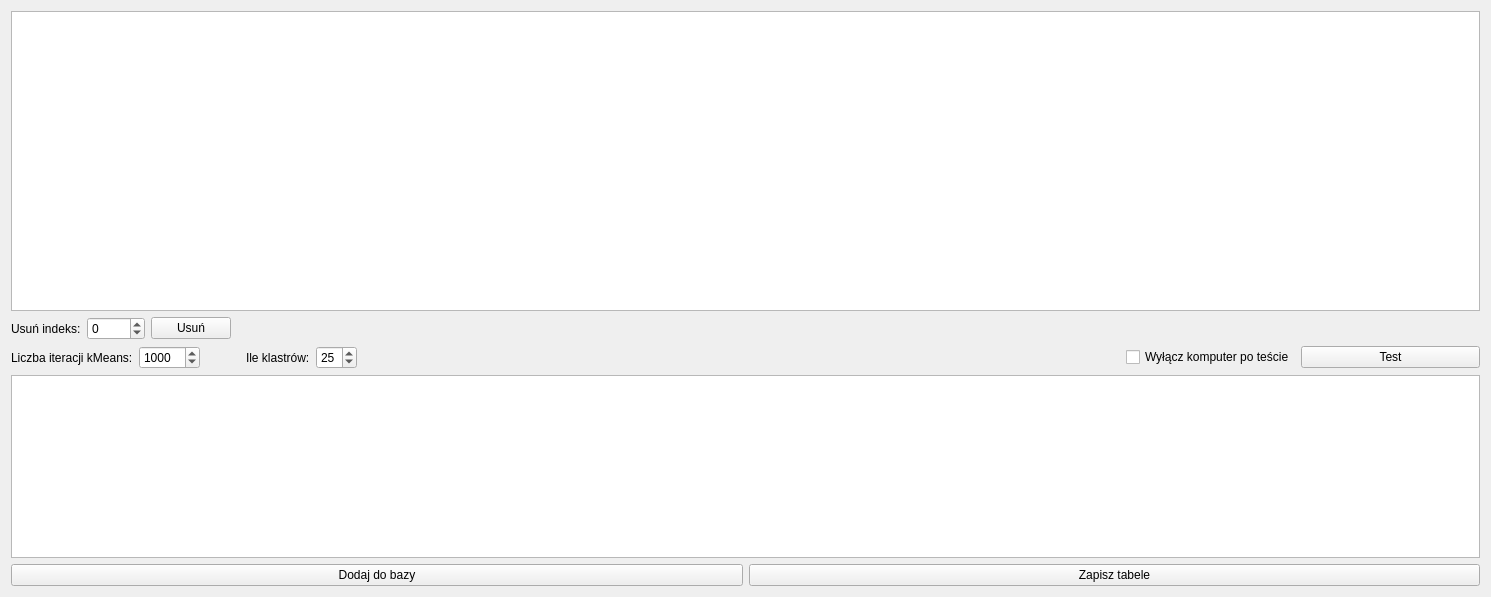
<?xml version="1.0" encoding="UTF-8"?>
<ui version="4.0">
 <class>edycjaBazyWiedzy</class>
 <widget class="QWidget" name="edycjaBazyWiedzy">
  <property name="geometry">
   <rect>
    <x>0</x>
    <y>0</y>
    <width>1491</width>
    <height>597</height>
   </rect>
  </property>
  <property name="windowTitle">
   <string>Edycja bazy wiedzy</string>
  </property>
  <layout class="QGridLayout" name="gridLayout">
   <item row="0" column="0">
    <layout class="QVBoxLayout" name="verticalLayout_2">
     <item>
      <widget class="QTableView" name="tableViewTabelaNauki">
       <property name="sizePolicy">
        <sizepolicy hsizetype="Preferred" vsizetype="Minimum">
         <horstretch>0</horstretch>
         <verstretch>0</verstretch>
        </sizepolicy>
       </property>
       <property name="minimumSize">
        <size>
         <width>300</width>
         <height>300</height>
        </size>
       </property>
       <property name="maximumSize">
        <size>
         <width>16777215</width>
         <height>1600</height>
        </size>
       </property>
       <property name="autoFillBackground">
        <bool>false</bool>
       </property>
       <attribute name="horizontalHeaderCascadingSectionResizes">
        <bool>true</bool>
       </attribute>
       <attribute name="verticalHeaderVisible">
        <bool>true</bool>
       </attribute>
       <attribute name="verticalHeaderCascadingSectionResizes">
        <bool>true</bool>
       </attribute>
      </widget>
     </item>
     <item>
      <layout class="QHBoxLayout" name="horizontalLayout_21">
       <item>
        <widget class="QLabel" name="label_24">
         <property name="text">
          <string>Usuń indeks:</string>
         </property>
        </widget>
       </item>
       <item>
        <widget class="QSpinBox" name="spinBoxUsuwanieIndeksu">
         <property name="minimum">
          <number>-1000</number>
         </property>
         <property name="maximum">
          <number>1000</number>
         </property>
        </widget>
       </item>
       <item>
        <widget class="QPushButton" name="btnUsunWiersz">
         <property name="text">
          <string>Usuń</string>
         </property>
        </widget>
       </item>
       <item>
        <spacer name="horizontalSpacer">
         <property name="orientation">
          <enum>Qt::Horizontal</enum>
         </property>
         <property name="sizeHint" stdset="0">
          <size>
           <width>40</width>
           <height>20</height>
          </size>
         </property>
        </spacer>
       </item>
      </layout>
     </item>
     <item>
      <layout class="QVBoxLayout" name="verticalLayout">
       <item>
        <layout class="QHBoxLayout" name="horizontalLayout_12">
         <item>
          <widget class="QLabel" name="label_10">
           <property name="text">
            <string>Liczba iteracji kMeans:</string>
           </property>
          </widget>
         </item>
         <item>
          <widget class="QSpinBox" name="spinBoxMaxIterMC">
           <property name="maximum">
            <number>10000</number>
           </property>
           <property name="value">
            <number>1000</number>
           </property>
          </widget>
         </item>
         <item>
          <layout class="QHBoxLayout" name="horizontalLayout_13">
           <item>
            <spacer name="horizontalSpacer_2">
             <property name="orientation">
              <enum>Qt::Horizontal</enum>
             </property>
             <property name="sizeType">
              <enum>QSizePolicy::Fixed</enum>
             </property>
             <property name="sizeHint" stdset="0">
              <size>
               <width>40</width>
               <height>20</height>
              </size>
             </property>
            </spacer>
           </item>
           <item>
            <widget class="QLabel" name="label_11">
             <property name="text">
              <string>Ile klastrów:</string>
             </property>
            </widget>
           </item>
           <item>
            <widget class="QSpinBox" name="spinBoxIleKlastrowMC">
             <property name="value">
              <number>25</number>
             </property>
            </widget>
           </item>
           <item>
            <layout class="QHBoxLayout" name="horizontalLayout_14">
             <item>
              <spacer name="horizontalSpacer_28">
               <property name="orientation">
                <enum>Qt::Horizontal</enum>
               </property>
               <property name="sizeType">
                <enum>QSizePolicy::Expanding</enum>
               </property>
               <property name="sizeHint" stdset="0">
                <size>
                 <width>154</width>
                 <height>20</height>
                </size>
               </property>
              </spacer>
             </item>
             <item>
              <widget class="QCheckBox" name="checkBoxWylaczPoTescie">
               <property name="text">
                <string>Wyłącz komputer po teście</string>
               </property>
              </widget>
             </item>
             <item>
              <widget class="QPushButton" name="btnTestuj">
               <property name="minimumSize">
                <size>
                 <width>179</width>
                 <height>0</height>
                </size>
               </property>
               <property name="text">
                <string>Test</string>
               </property>
              </widget>
             </item>
            </layout>
           </item>
          </layout>
         </item>
        </layout>
       </item>
       <item>
        <widget class="QTextBrowser" name="textWyniki"/>
       </item>
      </layout>
     </item>
     <item>
      <layout class="QHBoxLayout" name="horizontalLayout">
       <item>
        <widget class="QPushButton" name="btnDodajDoBazy">
         <property name="text">
          <string>Dodaj do bazy</string>
         </property>
        </widget>
       </item>
       <item>
        <widget class="QPushButton" name="btnZapiszPlik">
         <property name="text">
          <string>Zapisz tabele</string>
         </property>
        </widget>
       </item>
      </layout>
     </item>
    </layout>
   </item>
  </layout>
 </widget>
 <resources/>
 <connections/>
</ui>
